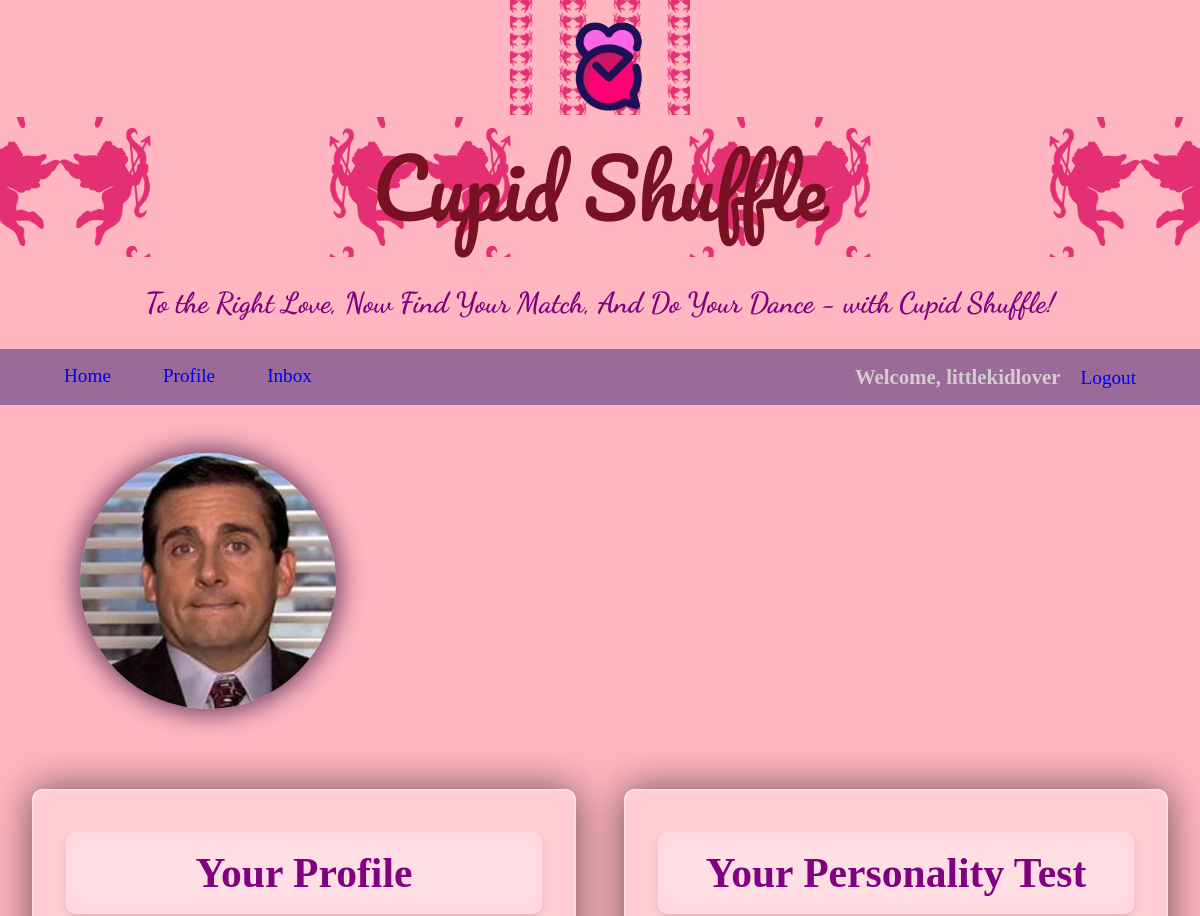
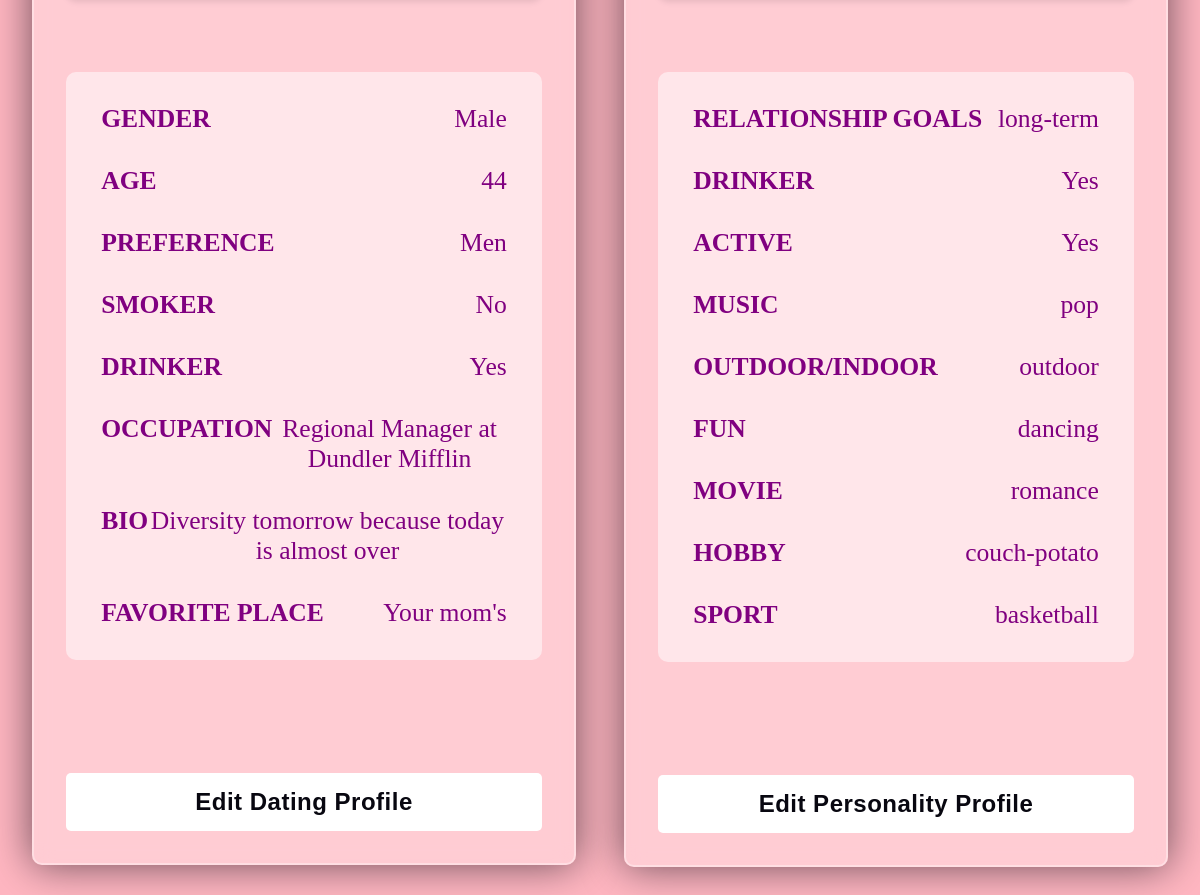
Page /profile/ (signed in) on the committed database (2 pictures, top to bottom).
### app/models.py (models this page shows, shortened)
class DatingProfile(models.Model):
    user_profile = models.ForeignKey(
        Profile,
        on_delete=models.CASCADE,
        related_name="dating_profile_user",
        null=True,
    )
    created = models.BooleanField(default=False)
    profile_pic = models.ImageField(
        default="default_pic.jpg",
        null=True,
        blank=True,
    )
    gender_options = (("Male", "MALE"), ("Female", "FEMALE"))
    interested_in_options = ("Men", "MEN"), ("Women", "WOMEN"), ("Both", "BOTH")
    yes_or_no_options = (("Yes", "YES"), ("No", "NO"))
    gender = models.CharField(max_length=50, choices=gender_options, null=True)
    age = models.IntegerField(null=True)
    interested_in = models.CharField(
        max_length=50, choices=interested_in_options, null=True
    )
    smoker = models.CharField(max_length=50, choices=yes_or_no_options, null=True)
    drinker = models.CharField(max_length=50, choices=yes_or_no_options, null=True)
    occupation = models.CharField(max_length=50, null=True)
    bio = models.TextField(null=True)
    favorite_place_ever_been = models.TextField(null=True)

class PersonalityProfile(models.Model):
    user_profile = models.ForeignKey(
        DatingProfile,
        on_delete=models.CASCADE,
        related_name="dating_profile_user",
        null=True,
    )
    created = models.BooleanField(default=False)
    yes_or_no_options = (("Yes", "YES"), ("No", "NO"))
    what_are_you_looking_for_options = (
        ("long-term", "Long-term partner"),
        ("short-term", "Short-term partner"),
        ("firguring-out", "Still figuring out"),
    )
    music_options = (
        ("metal", "METAL"),
        ("classic", "CLASSIC"),
        ("country", "COUNTRY"),
        ("pop", "POP"),
        ("hip-hop", "HIP-HOP"),
        ("gospel", "GOSPEL"),
    )
    outdoor_indoor_options = (("outdoor", "OUTDOOR"), ("indoor", "INDOOR"))
    what_do_you_do_for_fun_options = (
        ("hiking", "HIKING"),
        ("gaming", "GAMING"),
        ("reading", "READING"),
        ("singing", "SINGING"),
        ("sports", "SPORTS"),
        ("dancing", "DANCING"),
        ("travel", "TRAVEL"),
        ("poetry", "POETRY"),
        ("music", "MUSIC"),
    )
    movie_genre_options = (
        ("horror", "HORROR"),
        ("romance", "ROMANCE"),
        ("comedy", "COMEDY"),
        ("action", "ACTION"),
        ("anime", "ANIME"),
        ("sci-fi", "SCI-FI"),
    )
    hobby_options = (
        ("biking", "BIKING"),
        ("knitting", "KNITTING"),
        ("painting", "PAINTING"),
        ("bird-watching", "BIRD-WATCHING"),
        ("antiquing", "ANTIQUING"),
        ("couch-potato", "COUCH-POTATO"),
        ("kayaking", "KAYAKING"),
        ("swimming", "SWIMMING"),
    )
    sport_interest_options = (
        ("baseball", "BASEBALL"),
        ("basketball", "BASKETBALL"),
        ("tennis", "TENNIS"),
        ("football", "FOOTBALL"),
        ("soccer", "SOCCER"),
        ("skate", "SKATING"),
        ("golf", "GOLF"),
    )
    interests = models.CharField(
        max_length=50, choices=what_are_you_looking_for_options, null=True
    )
    do_you_like_drinking = models.CharField(
        max_length=50, choices=yes_or_no_options, null=True
    )
    are_you_active = models.CharField(
        max_length=50, choices=yes_or_no_options, null=True
    )
    music_pick = models.CharField(max_length=300, choices=music_options, null=True)
    outdoor_indoor_pick = models.CharField(
        max_length=50, choices=outdoor_indoor_options, null=True
    )
    what_do_you_do_for_fun_pick = models.CharField(
        max_length=300, choices=what_do_you_do_for_fun_options, null=True
    )
    movie_pick = models.CharField(
        max_length=300, choices=movie_genre_options, null=True
    )
    hobby_pick = models.CharField(max_length=300, choices=hobby_options, null=True)
    sport_pick = models.CharField(
        max_length=300, choices=sport_interest_options, null=True
    )

### app/views.py (the view)
# urls.py: path("profile/", profileView, name="profile"),
@login_required(login_url="login")
def profileView(request):
    user = request.user
    user_profile = request.user.profile
    dating_profile, created = DatingProfile.objects.get_or_create(
        user_profile=user_profile
    )
    personality_profile, created = PersonalityProfile.objects.get_or_create(
        user_profile=dating_profile
    )
    dating_profile = DatingProfile.objects.get(user_profile=user_profile)
    context = {
        "user": user,
        "user_profile": user_profile,
        "dating_profile": dating_profile,
        "personality_profile": personality_profile,
    }
    return render(request, "userProfile.html", context)

### app/templates/userProfile.html (shortened to what this page needs)
{% extends 'base.html'%} {%block content%}
<div id="profile_information_container">
  <div id="profile_header_container">
    <div id="dating_profile_image_container">
      <img src="{{dating_profile.profile_pic.url}}" />
    </div>
  </div>
  <div id="dating_and_personality_profile_information_container">
    <div id="dating_profile_container">
      <div id="dating_profile_header_container">
        <p id="dating_profile_header_text">Your Profile</p>
      </div>
      {% if dating_profile.created %}
      <div id="dating_profile_information_container">
        <div id="dating_profile_gender_container">
          <div class="profile_info_text">GENDER</div>
          {{dating_profile.gender}}
        </div>
        <div id="dating_profile_age_container">
          <div class="profile_info_text">AGE</div>
          {{dating_profile.age}}
        </div>
        <div id="dating_profile_interested_in_container">
          <div class="profile_info_text">PREFERENCE</div>
          {{dating_profile.interested_in}}
        </div>
        <div id="dating_profile_smoker_container">
          <div class="profile_info_text">SMOKER</div>
          {{dating_profile.smoker}}
        </div>
        <div id="dating_profile_drinker_container">
          <div class="profile_info_text">DRINKER</div>
          {{dating_profile.drinker}}
        </div>
        <div id="dating_profile_occupation_container">
          <div class="profile_info_text">OCCUPATION</div>
          {{dating_profile.occupation}}
        </div>
        <div id="dating_profile_bio_container">
          <div class="profile_info_text">BIO</div>
          {{dating_profile.bio}}
        </div>
        <div id="dating_profile_favorite_place_container">
          <div class="profile_info_text">FAVORITE PLACE</div>
          {{dating_profile.favorite_place_ever_been}}
        </div>
      </div>
      {% endif %} {% if dating_profile.created %}
      <div id="dating_profile_edit_button_container">
        <a href="{%url 'dating'%}"
          ><button class="user_profile_button" id="dating_profile_edit_button">
            Edit Dating Profile
          </button></a
        >
      </div>
      {% endif %}
    </div>
    <div id="personality_profile_container">
      <div id="personality_profile_header_container">
        <p id="personality_profile_header_text">Your Personality Test</p>
      </div>
      {% if personality_profile.created %}
      <div id="personality_profile_information_container">
        <div id="personality_profile_interests_container">
          <div class="profile_info_text">RELATIONSHIP GOALS</div>
          {{personality_profile.interests}}
        </div>
        <div id="personality_profile_do_you_like_drinking_container">
          <div class="profile_info_text">DRINKER</div>
          {{personality_profile.do_you_like_drinking}}
        </div>
        <div id="personality_profile_are_you_active_container">
          <div class="profile_info_text">ACTIVE</div>
          {{personality_profile.are_you_active}}
        </div>
        <div id="personality_profile_music_pick_container">
          <div class="profile_info_text">MUSIC</div>
          {{personality_profile.music_pick}}
        </div>
        <div id="personality_profile_outdoor_indoor_pick_container">
          <div class="profile_info_text">OUTDOOR/INDOOR</div>
          {{personality_profile.outdoor_indoor_pick}}
        </div>
        <div id="personality_profile_what_do_you_do_for_fun_container">
          <div class="profile_info_text">FUN</div>
          {{personality_profile.what_do_you_do_for_fun_pick}}
        </div>
        <div id="personality_profile_movie_pick_container">
          <div class="profile_info_text">MOVIE</div>
          {{personality_profile.movie_pick}}
        </div>
        <div id="personality_profile_hobby_pick_container">
          <div class="profile_info_text">HOBBY</div>
          {{personality_profile.hobby_pick}}
        </div>
        <div id="personality_profile_sport_pick_container">
          <div class="profile_info_text">SPORT</div>
          {{personality_profile.sport_pick}}
        </div>
      </div>
      {% endif %} {% if personality_profile.created %}
      <div id="dating_profile_edit_button_container">
        <a href="{%url 'personality'%}"
          ><button
            class="user_profile_button"
            id="personality_profile_create_button"
          >
            Edit Personality Profile
          </button></a
        >
      </div>
      {% endif %}
    </div>
  </div>
</div>
{%endblock content%}

### app/templates/base.html (shortened to what this page needs)
{% load static %}
<!DOCTYPE html>
<html lang="en">
<head>
    <link rel="stylesheet" href="{% static "styles.css" %}">
</head>
<body>
    <img class="logo_img" src="{% static 'logo.png' %}" alt="Logo">
    <h3 class="logo_name">Cupid Shuffle</h3>
    <p class="slogan_text">To the Right Love, Now Find Your Match, And Do Your Dance - with Cupid Shuffle!</p>
    <div id="navigation_container">
        {% if user.id != None %}
            <div id='left_side_nav'>
                <a href ="{% url 'home'%}">Home</a>
                <a href ="{% url 'profile'%}">Profile</a>
                <a href ="{% url 'inbox'%}">Inbox</a>
            </div>
            <div id='right_side_nav'>
                <span id="bannerName">Welcome, {{user.username}}</span>
                <a href="{%url 'logout'%}">Logout</a>
            </div>
        </div>
        {% endif %}
    {% block content %}
    {% endblock content %}
</body>
</html>

### rows in the picture
DatingProfile: profile_pic (picture), gender "Male", age "44", interested_in "Men", smoker "No", drinker "Yes", occupation "Regional Manager at Dundler Mifflin", bio "Diversity tomorrow because today is almost over", favorite_place_ever_been "Your mom's"
PersonalityProfile: interests "long-term", do_you_like_drinking "Yes", are_you_active "Yes", music_pick "pop", outdoor_indoor_pick "outdoor", what_do_you_do_for_fun_pick "dancing", movie_pick "romance", hobby_pick "couch-potato", sport_pick "basketball"

### other values in the picture
{{ user.username }} "littlekidlover"
